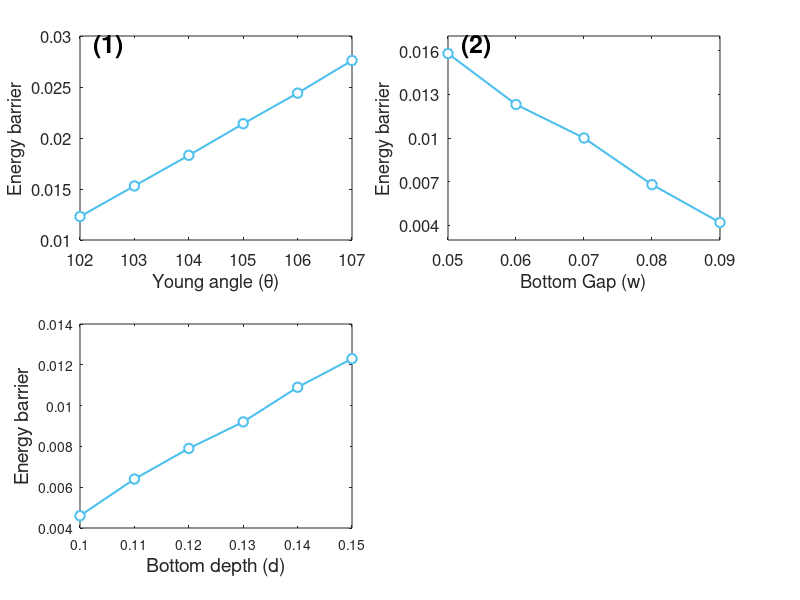

Here is the MATLAB script that generated this plot: (Note: this script raises an error after producing the figure.)
theta = [102, 103, 104, 105, 106, 107];
Ec = [0.0123, 0.0153, 0.0183, 0.0214, 0.0244, 0.0276];

w = [0.05, 0.06, 0.07, 0.08, 0.09];
Ed = [0.0158, 0.0123, 0.0100, 0.0068, 0.0042];

h = [0.10, 0.11, 0.12, 0.13, 0.14, 0.15];
Ee = [0.0046, 0.0064, 0.0079, 0.0092, 0.0109, 0.0123];

phi = [60, 90, 120, 150, 180];
Ef = [0.0141, 0.0135, 0.0128, 0.0127, 0.0123];

cyan = [0.30, 0.75, 0.93];

% 1. 画布尺寸稍大，容纳更大字号
figure('Position', [100, 100, 800, 650], 'Color', 'white');

% 2. 子图位置（保持接近正方形）
ax_positions = [
    0.10,  0.60,  0.34, 0.34;   % 子图1
    0.56,  0.60,  0.34, 0.34;   % 子图2
    0.10,  0.12,  0.34, 0.34;   % 子图3
    0.56,  0.12,  0.34, 0.34;   % 子图4
];

%% 子图1：Young angle (theta)
ax1 = axes('Position', ax_positions(1,:));
plot(theta, Ec, '-o', 'Color', cyan, 'MarkerFaceColor', 'white', ...
    'MarkerEdgeColor', cyan, 'MarkerSize', 7, 'LineWidth', 1.5);
xlabel('Young angle (\theta)', 'FontSize', 14);
ylabel('Energy barrier', 'FontSize', 14);
xlim([102, 107]);
xticks(102:1:107);
ylim([0.010, 0.030]);
yticks(0.010:0.005:0.030);
set(gca, 'Box', 'on', 'FontSize', 12);
text(0.05, 0.95, '(1)', 'Units', 'normalized', 'FontSize', 18, 'FontWeight', 'bold');

%% 子图2：Bottom Gap (w)
ax2 = axes('Position', ax_positions(2,:));
plot(w, Ed, '-o', 'Color', cyan, 'MarkerFaceColor', 'white', ...
    'MarkerEdgeColor', cyan, 'MarkerSize', 7, 'LineWidth', 1.5);
xlabel('Bottom Gap (w)', 'FontSize', 14);
ylabel('Energy barrier', 'FontSize', 14);
xlim([0.05, 0.09]);
xticks(0.05:0.01:0.09);
ylim([0.003, 0.017]);
yticks(0.004:0.003:0.016);
set(gca, 'Box', 'on', 'FontSize', 12);
text(0.05, 0.95, '(2)', 'Units', 'normalized', 'FontSize', 18, 'FontWeight', 'bold');

%% 子图3：Bottom height (h)
ax3 = axes('Position', ax_positions(3,:));
plot(h, Ee, '-o', 'Color', cyan, 'MarkerFaceColor', 'white', ...
    'MarkerEdgeColor', cyan, 'MarkerSize', 7, 'LineWidth', 1.5);
xlabel('Bottom depth (d)', 'FontSize', 14);
ylabel('Energy barrier', 'FontSize', 14);
xlim([0.10, 0.15]);
xticks(0.10:0.01:0.15);
ylim([0.004, 0.014]);
yticks(0.004:0.002:0.014);
ax3.YAxis.Exponent = 0;
ytickformat('%.3f');
set(gca, 'Box', 'on', 'FontSize', 12);
text(0.05, 0.95, '(3)', 'Units', 'normalized', 'FontSize', 18, 'FontWeight', 'bold');

%% 子图4：Central angle (phi)
ax4 = axes('Position', ax_positions(4,:));
plot(phi, Ef, '-o', 'Color', cyan, 'MarkerFaceColor', 'white', ...
    'MarkerEdgeColor', cyan, 'MarkerSize', 7, 'LineWidth', 1.5);
xlabel('Central angle (\phi)', 'FontSize', 14);
ylabel('Energy barrier', 'FontSize', 14);
xlim([60, 180]);
xticks(60:30:180);
ylim([0.012, 0.015]);
yticks(0.012:0.001:0.015);
set(gca, 'Box', 'on', 'FontSize', 12);
text(0.05, 0.95, '(4)', 'Units', 'normalized', 'FontSize', 18, 'FontWeight', 'bold');
